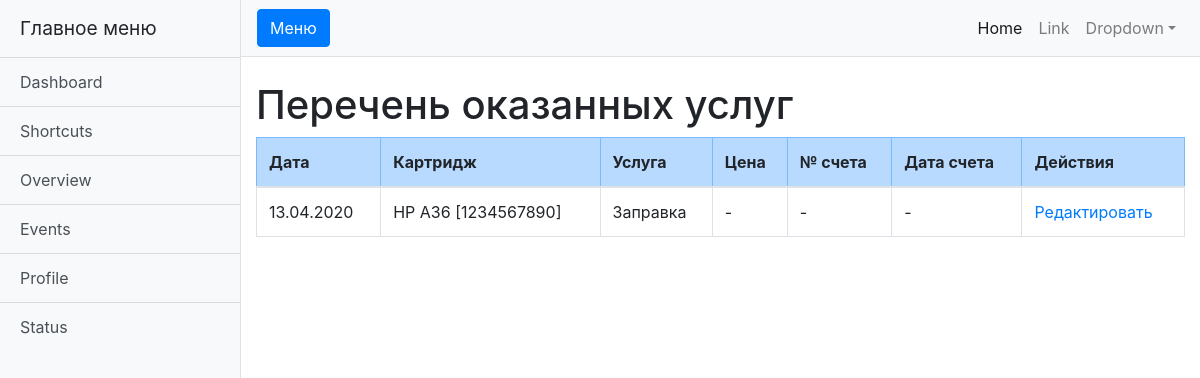
/carefreg/, run on an earlier commit of the app's database.
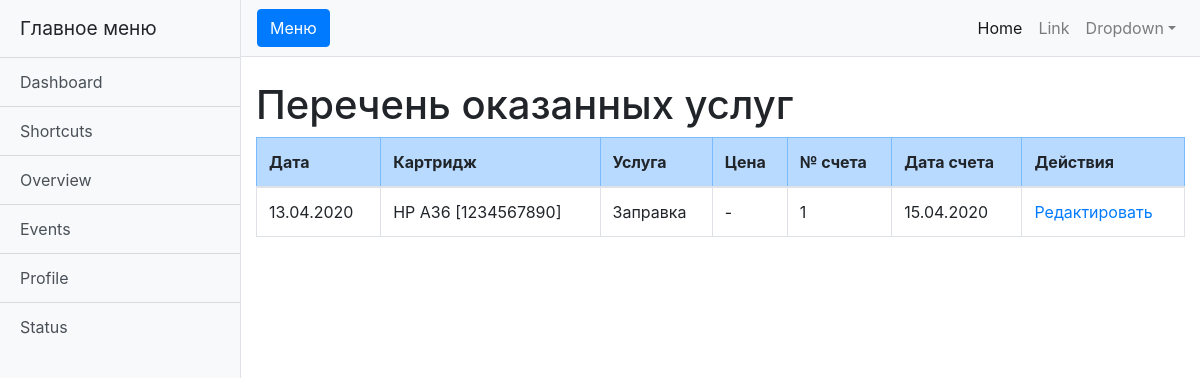
And on a later commit of the database.
### carefreg/models.py (models this page shows, shortened)
class ProvidedServices(models.Model):
    service_date = models.DateField('Дата услуги', null = False, blank = False)
    cartridge = models.ForeignKey(Cartridge, on_delete = models.CASCADE, verbose_name = 'Картридж', null = False, blank = False)
    service = models.ForeignKey(Service, on_delete = models.CASCADE, verbose_name = 'Услуга', null = False, blank = False)
    service_price = models.DecimalField('Цена', max_digits = 10, decimal_places = 2, null = False, blank = True)
    invoice_num = models.CharField('Номер счета', max_length = 15, blank = True)
    invoice_date = models.DateField('Дата счета', null = True, blank = True)

class Cartridge(models.Model):
    cartridge_model = models.ForeignKey(CartridgeModel, on_delete = models.CASCADE, verbose_name = 'Модель картриджа')
    serial_number = models.CharField('Серийный номер', max_length = 50, blank = False, unique = True)
    start_date = models.DateField('Дата начала эксплуатации', null = True, blank = True)
    def __str__(self):
        return f"{self.cartridge_model} [{self.serial_number}]"

class CartridgeModel(models.Model):
    vendor_name = models.CharField('Производитель', max_length = 50, blank = False, unique = False)
    model_name = models.CharField('Модель', max_length = 50, blank = False, unique = False)
    def __str__(self):
        return f"{self.vendor_name} {self.model_name}"

class Service(models.Model):
    service_name = models.CharField('Наименование услуги', max_length = 100, blank = False, unique = True)
    default_price = models.DecimalField('Цена по умолчанию', max_digits = 10, decimal_places = 2, null = False, blank = True)
    def __str__(self):
        return self.service_name

### carefreg/views.py (the view)
# urls.py: path('', views.IndexView.as_view(), name='index'),
class IndexView(generic.ListView):
    template_name = 'carefreg/index.html'
    context_object_name = 'provided_service_list'
    def get_queryset(self):
	    return ProvidedServices.objects.order_by('-service_date')

### carefreg/templates/carefreg/index.html
{% extends "carefreg/base.html" %}
{% block page_title %}
    <h1 class="mt-4">Перечень оказанных услуг</h1>
{% endblock page_title %}
{% block page_content %}
    <table class="table table-bordered">
        <thead>
        <tr class="table-primary">
            <th>Дата</th>
            <th>Картридж</th>
            <th>Услуга</th>
            <th>Цена</th>
            <th>№ счета</th>
            <th>Дата счета</th>
            <th>Действия</th>
        </tr>
        </thead>
        <tbody class="table-striped">
        {% for pservice in provided_service_list %}
        <tr>
            <td>{{pservice.service_date|date:"d.m.Y"}}</td>
            <td>{{pservice.cartridge}}</td>
            <td>{{pservice.service}}</td>
            <td>{{pservice.service_price|default:"-"}}</td>
            <td>{{pservice.invoice_num|default:"-"}}</td>
            {% if pservice.invoice_date %}
                <td>{{pservice.invoice_date|date:"d.m.Y"}}</td>
            {% else %}
                <td>-</td>
            {% endif %}
            <td><a href="/admin/carefreg/providedservices/{{pservice.id}}/change/">Редактировать<a/></td>
        </tr>
        {% endfor %}
        </tbody>
    </table>
{% endblock page_content %}

### carefreg/templates/carefreg/base.html (shortened to what this page needs)
{% load static %}
<!DOCTYPE html>
<html lang="ru">
    <head>
        {% block head_css %}
            <link href="{% static 'vendor/bootstrap/css/bootstrap.min.css' %}" rel="stylesheet">
            <link href="{% static 'css/simple-sidebar.css' %}" rel="stylesheet">
        {% endblock head_css %}
    </head>
    <body>
        <div class="d-flex" id="wrapper">
            {% block sidebar %}
            <div class="bg-light border-right" id="sidebar-wrapper">
                <div class="sidebar-heading">{{ menu_title|default:"Главное меню" }}</div>
                <div class="list-group list-group-flush">
                    <a href="#" class="list-group-item list-group-item-action bg-light">Dashboard</a>
                    <a href="#" class="list-group-item list-group-item-action bg-light">Shortcuts</a>
                    <a href="#" class="list-group-item list-group-item-action bg-light">Overview</a>
                    <a href="#" class="list-group-item list-group-item-action bg-light">Events</a>
                    <a href="#" class="list-group-item list-group-item-action bg-light">Profile</a>
                    <a href="#" class="list-group-item list-group-item-action bg-light">Status</a>
                </div>
            </div>
            {% endblock sidebar %}
            <div id="page-content-wrapper">
                <nav class="navbar navbar-expand-lg navbar-light bg-light border-bottom">
                    <button class="btn btn-primary" id="menu-toggle">Меню</button>
                    <div class="collapse navbar-collapse" id="navbarSupportedContent">
                        <ul class="navbar-nav ml-auto mt-2 mt-lg-0">
                            <li class="nav-item active">
                                <a class="nav-link" href="#">Home <span class="sr-only">(current)</span></a>
                            </li>
                            <li class="nav-item">
                                <a class="nav-link" href="#">Link</a>
                            </li>
                            <li class="nav-item dropdown">
                                <a class="nav-link dropdown-toggle" href="#" id="navbarDropdown" role="button" data-toggle="dropdown" aria-haspopup="true" aria-expanded="false">Dropdown</a>
                            </li>
                        </ul>
                    </div>
                </nav>
                <div class="container-fluid">
                {% block page_title %}{% endblock page_title %}
                {% block page_content %}{% endblock page_content %}
                </div>
            </div>
        </div>
    </body>
</html>

### carefreg/static/css/simple-sidebar.css (style rules this page uses)
body { overflow-x: hidden; }
#sidebar-wrapper { min-height: 100vh; margin-left: -15rem; -webkit-transition: margin .25s ease-out; -moz-transition: margin .25s ease-out; -o-transition: margin .25s ease-out; transition: margin .25s ease-out; }
#sidebar-wrapper .sidebar-heading { padding: 0.875rem 1.25rem; font-size: 1.2rem; }
#sidebar-wrapper .list-group { width: 15rem; }
#page-content-wrapper { min-width: 100vw; }
@media (min-width: 768px) { #sidebar-wrapper { margin-left: 0; } }
@media (min-width: 768px) { #page-content-wrapper { min-width: 0; width: 100%; } }

What changed in the data, as far as the page shows it:
changed ProvidedServices "HP A36 [1234567890]": invoice_num "-" → "1"; invoice_date (not shown) → "15.04.2020"; no longer shows "-"
